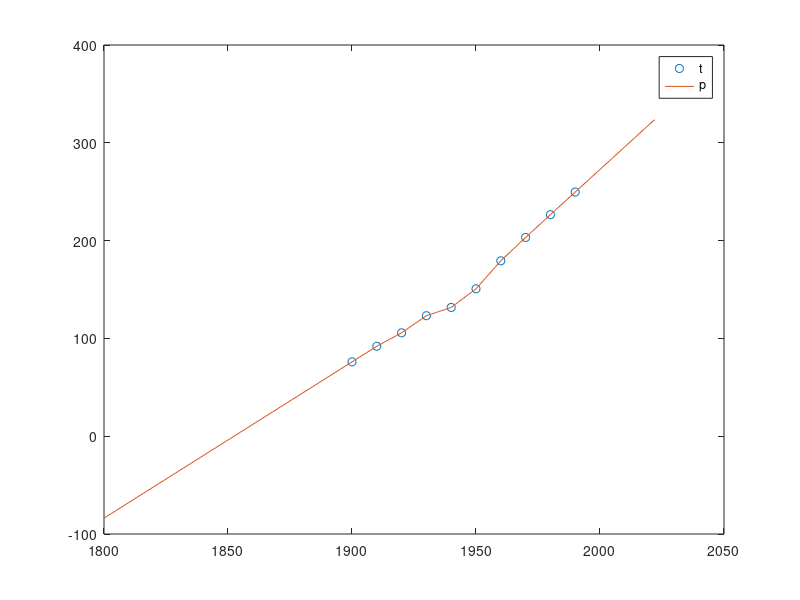

Source code (MATLAB):
close all
clc

t = 1900:10:1990;
p = [75.995  91.972  105.711  123.203  131.669...
     150.697  179.323  203.212  226.505  249.633];

x = 1800:1:2022;
y = interp1(t,p,x,'linear','extrap');
plot(t,p,'o',x,y)
legend('t','p')
